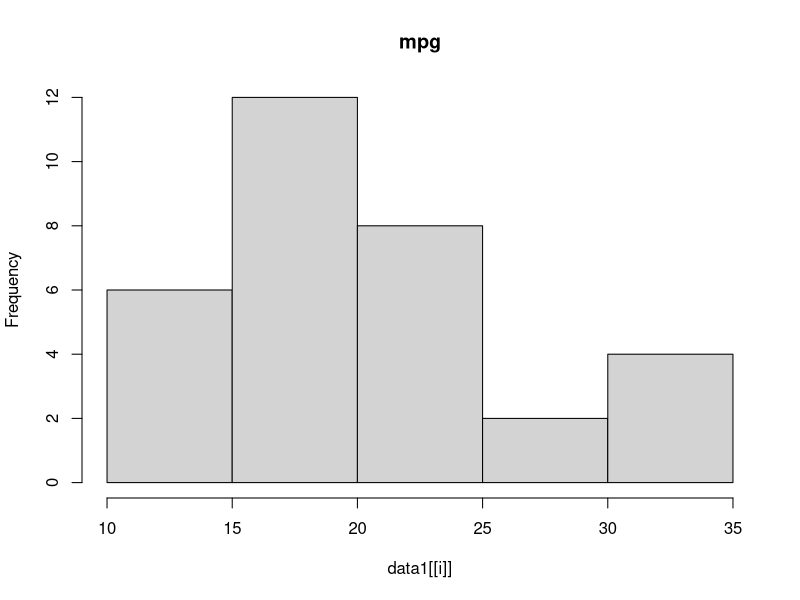
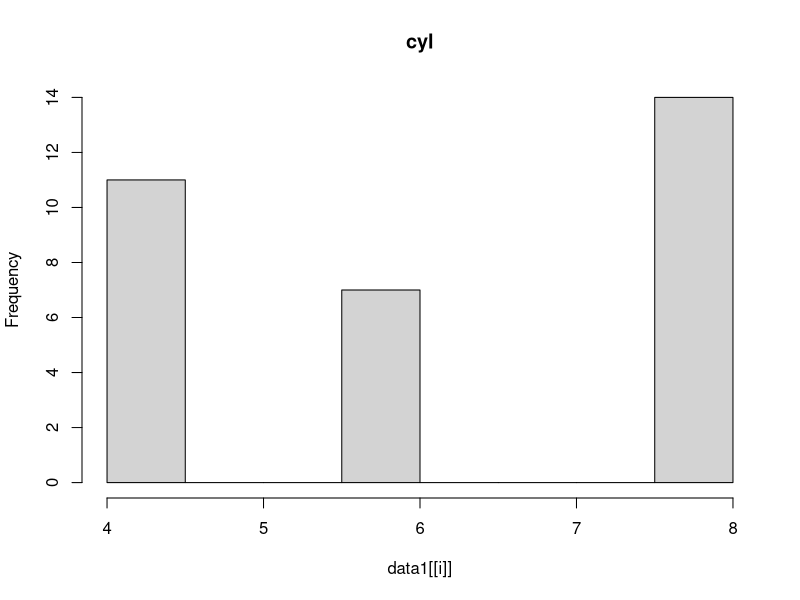
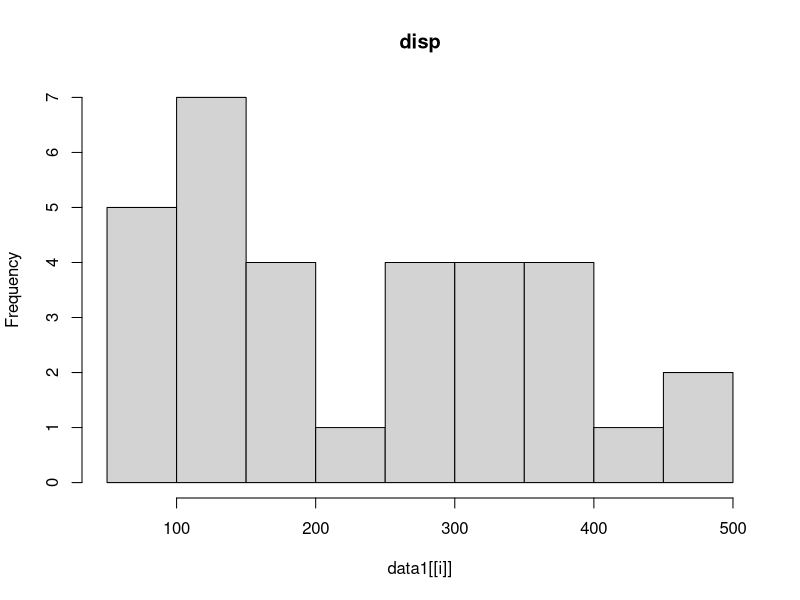
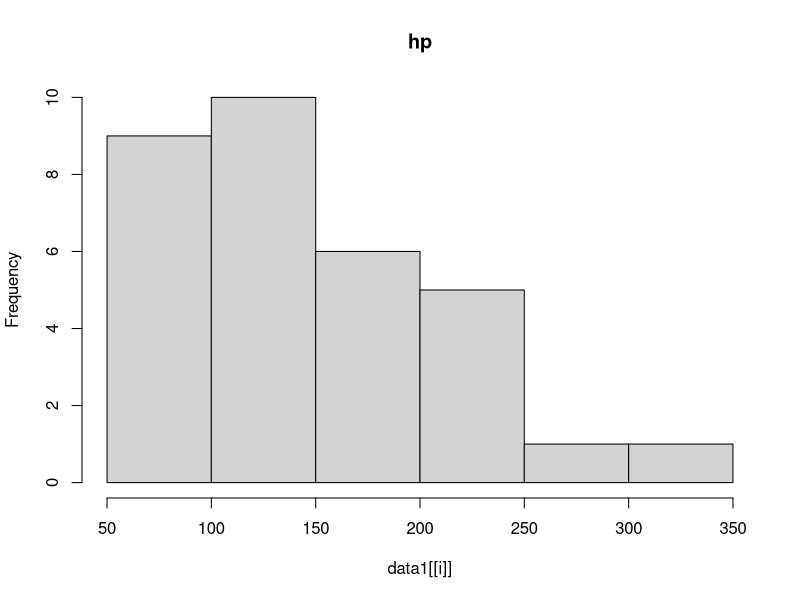
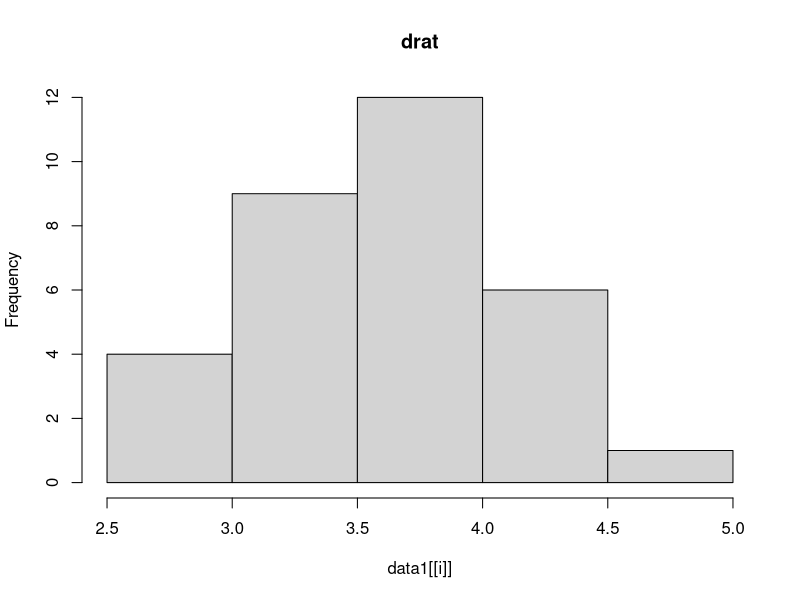
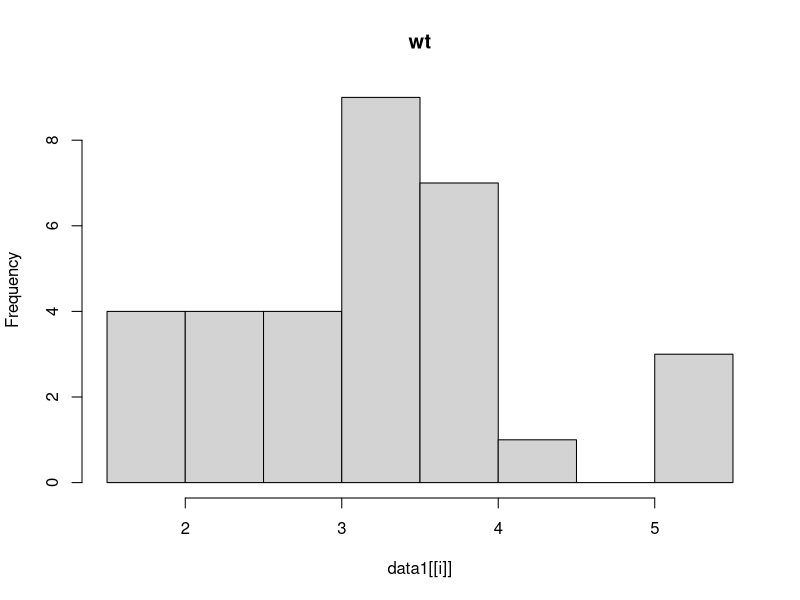
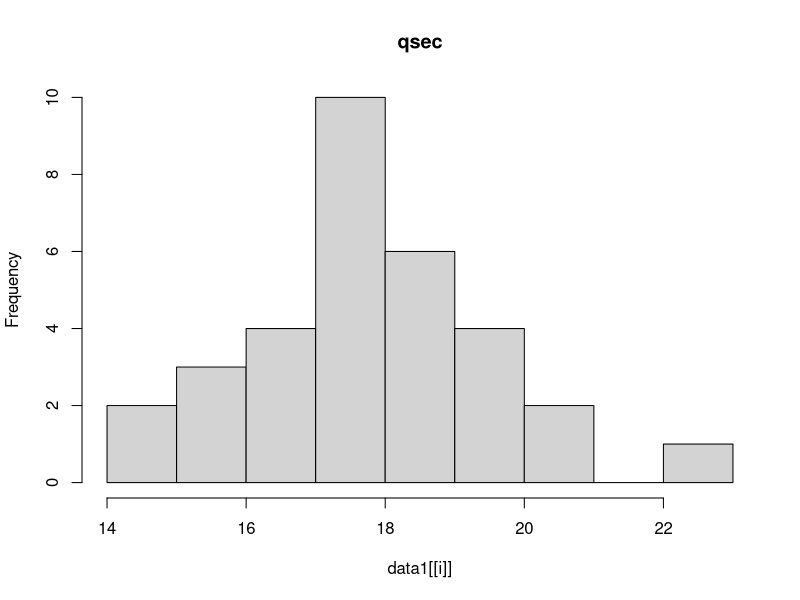
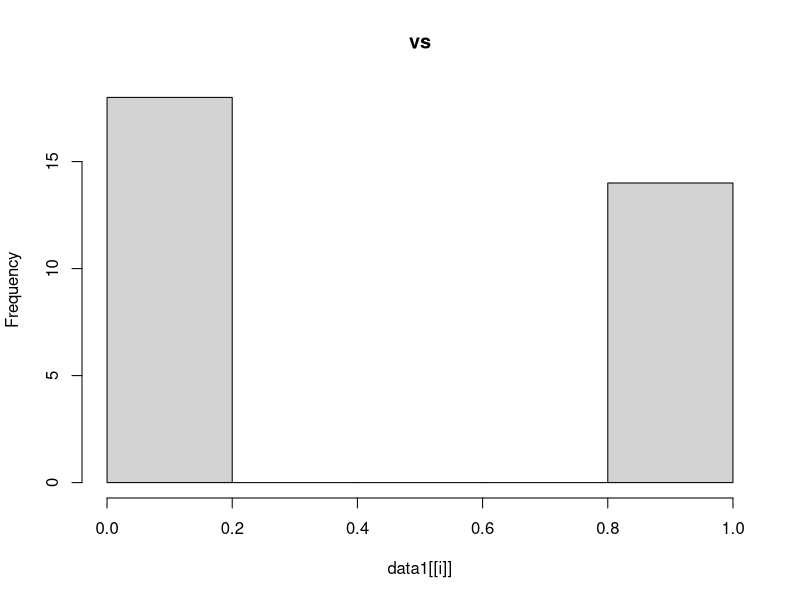

These charts were generated, in order, by the following R code:
data1 <- mtcars
typeof(data1)
data1[1]
data1[[1]]
data1[c(1,2)]
data1[[c(1,2)]]

#calculate means for all columns

output <- vector('double', ncol(data1))
output
output[1]
output[[1]]

for (i in seq_along(data1)) {
  output[[i]] <- mean(data1[[i]]) 
}

output

# improve the codes

output2 <- vector('list', ncol(data1))
output2
output2[1]
output2[[1]]

names(output2) <- names(data1)
output2

for (i in seq_along(data1)) {
  output2[[i]] <- mean(data1[[i]]) 
}

output2

# lets make plots

output3 <- vector('list', ncol(data1))
output3
output3[1]
output3[[1]]

names(output3) <- names(data1)
output3

for (i in seq_along(data1)) {
  output3[[i]] <- hist(data1[[i]] , main = paste0(names(data1)[i])) 
}

output3
output3[3]
output3[[3]]

